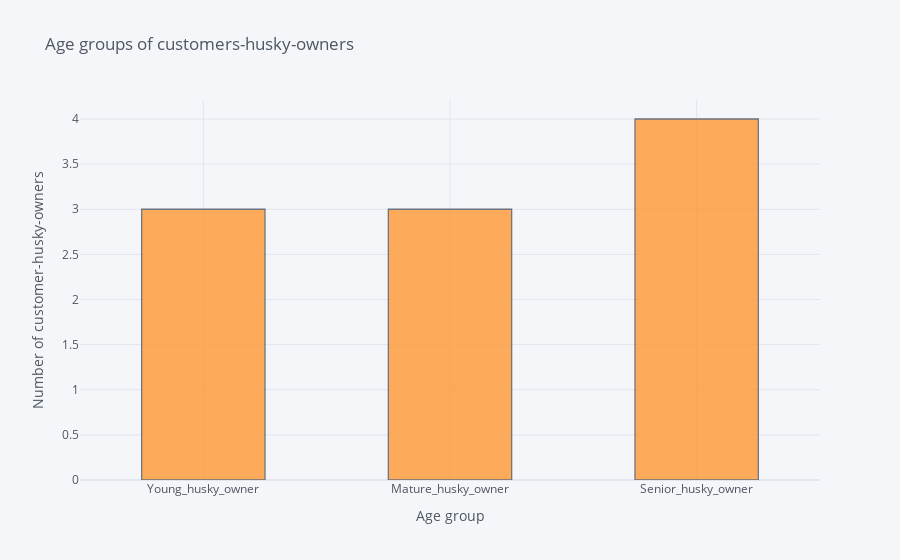

The code cell stored with this chart in its notebook:
### Markdown cell above
Выяснили, что среди наших клиентов 10 являются хасководами и получили их контактные данные, а также возрастную группу. Визуализируем распределение этих клиентов по возрастным группам на простой гистограмме.

### Code cell
cust_husky_owners.age_category.iplot(kind='hist',
                                     bins=3,
                                     bargap=0.5,
                                     xTitle='Age group',
                                     yTitle='Number of customer-husky-owners',
                                     title='Age groups of customers-husky-owners')

### Figure 1 — Plotly figure (JSON) as saved in the notebook; plotly's stock layout.template omitted (floating-point values rounded to 4 significant figures)
{"data": [{"histfunc": "count", "histnorm": "", "marker": {"color": "rgba(255, 153, 51, 1.0)", "line": {"color": "#4D5663", "width": 1.3}}, "name": "age_category", "nbinsx": 3, "opacity": 0.8, "orientation": "v", "type": "histogram", "x": ["Young_husky_owner", "Young_husky_owner", "Young_husky_owner", "Mature_husky_owner", "Mature_husky_owner", "Mature_husky_owner", "Senior_husky_owner", "Senior_husky_owner", "Senior_husky_owner", "Senior_husky_owner"]}], "layout": {"bargap": 0.5, "barmode": "overlay", "legend": {"bgcolor": "#F5F6F9", "font": {"color": "#4D5663"}}, "paper_bgcolor": "#F5F6F9", "plot_bgcolor": "#F5F6F9", "title": {"font": {"color": "#4D5663"}, "text": "Age groups of customers-husky-owners"}, "xaxis": {"gridcolor": "#E1E5ED", "showgrid": true, "tickfont": {"color": "#4D5663"}, "title": {"font": {"color": "#4D5663"}, "text": "Age group"}, "zerolinecolor": "#E1E5ED"}, "yaxis": {"gridcolor": "#E1E5ED", "showgrid": true, "tickfont": {"color": "#4D5663"}, "title": {"font": {"color": "#4D5663"}, "text": "Number of customer-husky-owners"}, "zerolinecolor": "#E1E5ED"}}}
